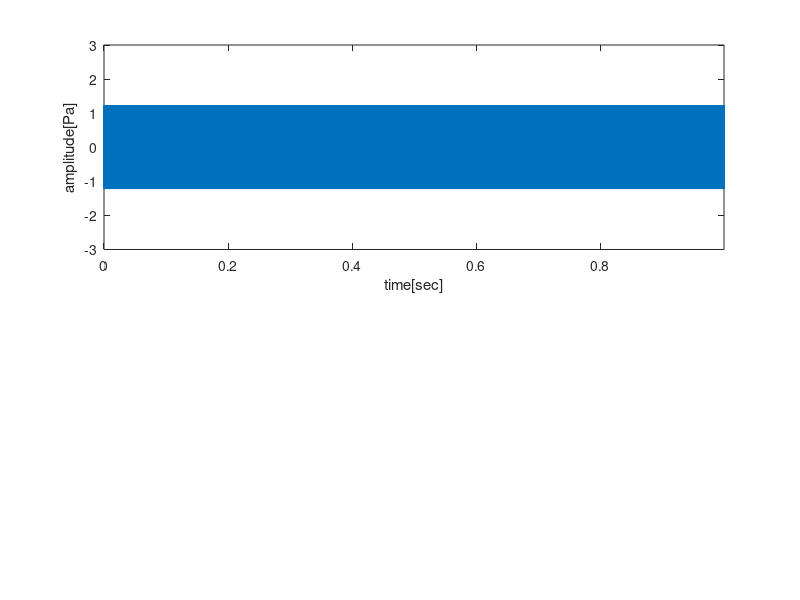

Write MATLAB code to recreate this figure. (Note: this script raises an error after producing the figure.)
%% start

%% clear
clc;
clear;

%% constant
fs = 60e3;
freq = 10e3;

for T = [ 1 2 3 4 5 ]

  datal = fs * T;
  df =  1 / T;

  %% signal
  t = 0 : 1/fs : T - 1/fs;
  y = transpose( sqrt(2) .* sin(2 * pi * freq * t) );
  % y = wgn(length(t),1,-10);

  %% plot
  figure('position', [0, 0, 500*sqrt(2), 500]);

  strtitle = sprintf('Fourier Transform change ( T = %d [sec] )', T );

  subplot(2,1,1);
  plot(t,y);
  ylabel( 'amplitude[Pa]' );
  xlabel( 'time[sec]' );
  xlim([ t(1) t(end) ]);
  ylim([-3 3]);
  ax = gca;
  ax.FontSize = 17;

  subplot(2,1,2);
  r = 'ps';

  if isequal( r,'ps' )
    [f,p] = fps(y,fs);
    pltdb(f,p,'ps',[0 0.4470 0.7410]);
  elseif isequal( r,'psd' )
    [f,p] = fpsd(y,fs);
    pltdb(f,p,'psd',[0 0.4470 0.7410]);
  end

  sgtitle( strtitle , 'FontSize' , 17 );

  str_df = [ 'df ='  num2str(df) '[Hz]' ];
  str_fs = [ 'fs ='  num2str(fs/1e3) '[kHz]' ];
  str_datal = [ 'datal ='  num2str(datal) '[points]' ];
  str_T = [ 'T ='  num2str(T) '[sec]' ];
  str_ini = [ str_df ' , ' str_fs ' , ' str_datal ' , ' str_T ];

  if isequal( r,'ps' )
    fprintf( [ str_ini ' , ' 'signal = ' num2str(round(max(10*log10(p/(20e-6^2))),2)) '[dB spl] ' ' , ' 'noise mean = ' num2str(round(10*log10(mean(p)/20e-6),2)) '[dB spl] ' ' , ' 'RMS = ' num2str(rms(y).^2) ' , ' 'sum = ' num2str(sum(p)) '\n' ] );
  elseif isequal( r,'psd' )
    fprintf( [ str_ini ' , ' 'signal = ' num2str(round(max(10*log10(p)),2)) '[dB/Hz] ' ' , ' 'noise mean = ' num2str(round(10*log10(mean(p)),2)) '[dB/Hz] ' ' , ' 'RMS = ' num2str(rms(y).^2) ' , ' 'sum = ' num2str(sum(df*p)) '\n' ] );
  end

end

close all;
%% end
